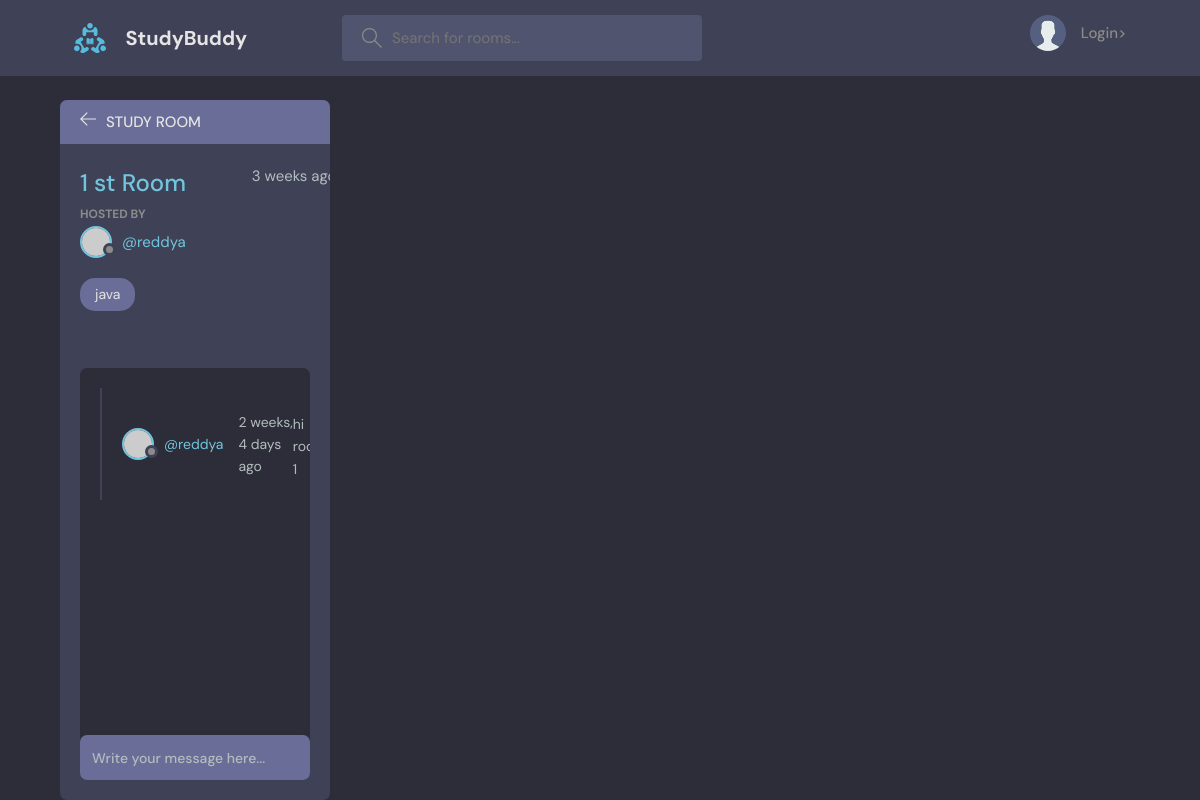
Page /room/1 on the earlier database version.
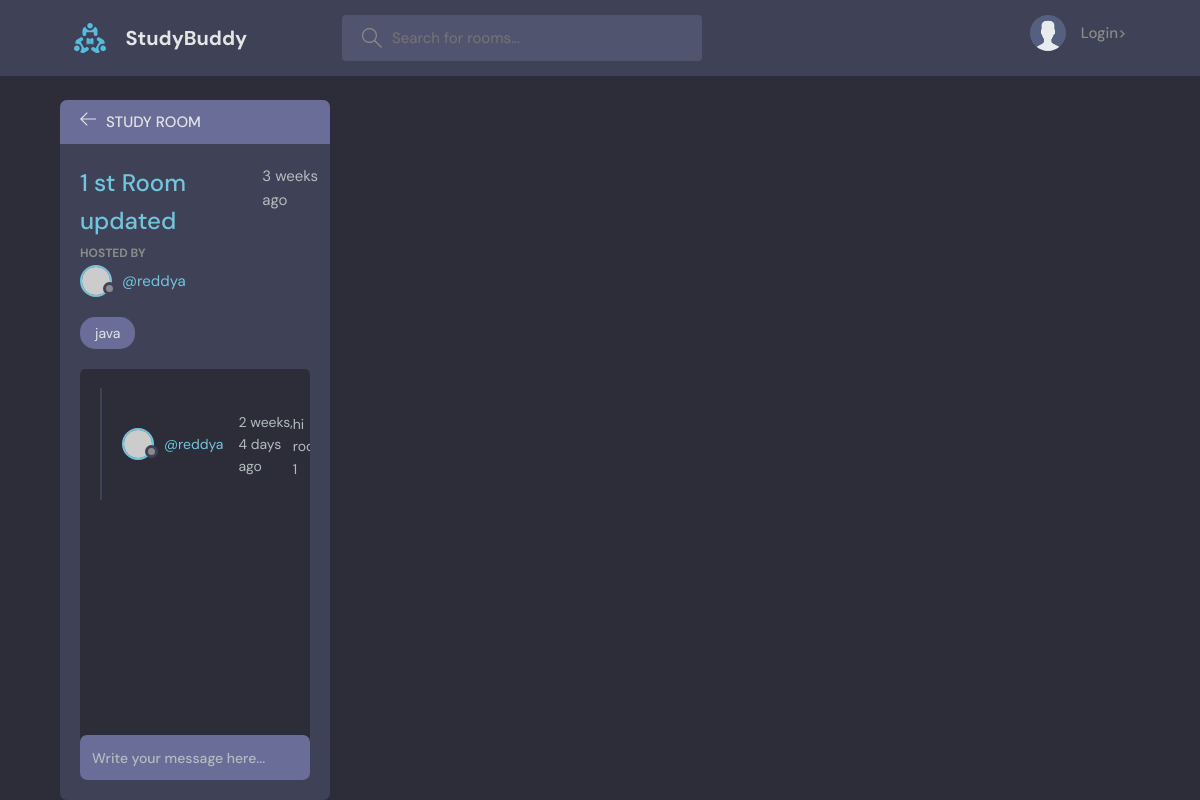
Same page on the later database version.
### base/models.py (models this page shows, shortened)
class Room(models.Model):
    host = models.ForeignKey(User,on_delete=models.SET_NULL,null=True)
    topic = models.ForeignKey(Topic,on_delete=models.SET_NULL,null=True)
    name = models.CharField(max_length=200)
    description = models.TextField(null=True,blank=True)
    participants = models.ManyToManyField(User,related_name='participants',blank=True)
    updated = models.DateTimeField(auto_now=True)
    created = models.DateTimeField(auto_now_add=True)
    class Meta:
        ordering = [ '-updated','created']

class Topic(models.Model):
    name = models.CharField(max_length=100)

### base/views.py (the view, shortened to what this page needs)
# urls.py: path('room/<str:pk>',view=views.room,name='room'),
def  room(request,pk):
    room = Room.objects.get(id=int(pk))
    room_msg = room.message_set.all().order_by('-created')
    participants = room.participants.all()
    context ={'room':room,'room_msg':room_msg,'participants':participants}
    return render(request,'base/room.html',context)

### base/templates/base/room.html (shortened to what this page needs)
{% extends 'main.html' %}
{% block content%}
    <main class="profile-page layout layout--2">
      <div class="container">
        <div class="room">
          <div class="room__top">
            <div class="room__topLeft">
              <a href="{% url 'home' %}">
                <svg version="1.1" xmlns="http://www.w3.org/2000/svg" width="32" height="32" viewBox="0 0 32 32">
                  <title>arrow-left</title>
                  <path
                    d="M13.723 2.286l-13.723 13.714 13.719 13.714 1.616-1.611-10.96-10.96h27.625v-2.286h-27.625l10.965-10.965-1.616-1.607z"
                  ></path>
                </svg>
              </a>
              <h3>Study Room</h3>
            </div>
          </div>
          <div class="room__box scroll">
            <div class="room__header scroll">
              <div class="room__info">
                <h3>{{room.name}} </h3>
                <span>{{room.created | timesince}} ago</span>
              </div>
              <div class="room__hosted">
                <p>Hosted By</p>
                <a href="{% url 'user-profile' room.host.id %}" class="room__author">
                  <div class="avatar avatar--small">
                    <img src="https://randomuser.me/api/portraits/men/37.jpg" />
                  </div>
                  <span>@{{room.host.username}}</span>
                </a>
              </div>
              <span class="room__topics">{{room.topic.name}}</span>
            </div>
            <div class="room__conversation">
              <div class="threads scroll">
                       {% for msg in room_msg%}
                <div class="thread">
                  <div class="thread__top">
                    <div class="thread__author">
                      <a href="{% url 'user-profile' msg.user.id %}" class="thread__authorInfo">
                        <div class="avatar avatar--small">
                          <img src="https://randomuser.me/api/portraits/men/37.jpg" />
                        </div>
                        <span>@{{msg.user.username}}</span>
                      </a>
                      <span class="thread__date">{{msg.created | timesince}}  ago</span>
                    </div>
                  <div class="thread__details">
                  {{msg.body}}
                  </div>
                </div>
                {%endfor%}
              </div>
            </div>
          </div>
          <div class="room__message">
            <form action="" method="POST">
            <input name="body" placeholder="Write your message here..." /></form>
          </div>
        </div>
      </div>
    </main>
{% endblock content %}

Differences in the rows shown:
changed Room "reddya": name "1 st Room" → "1 st Room updated"
